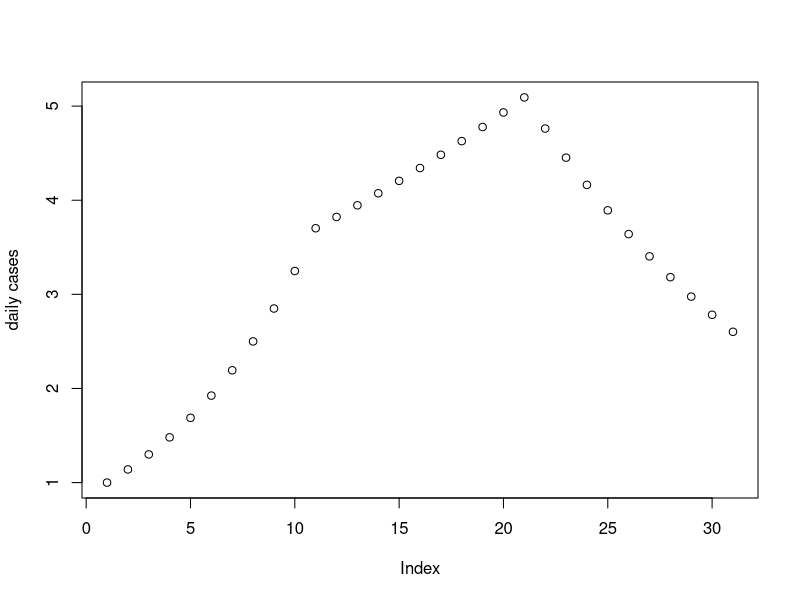
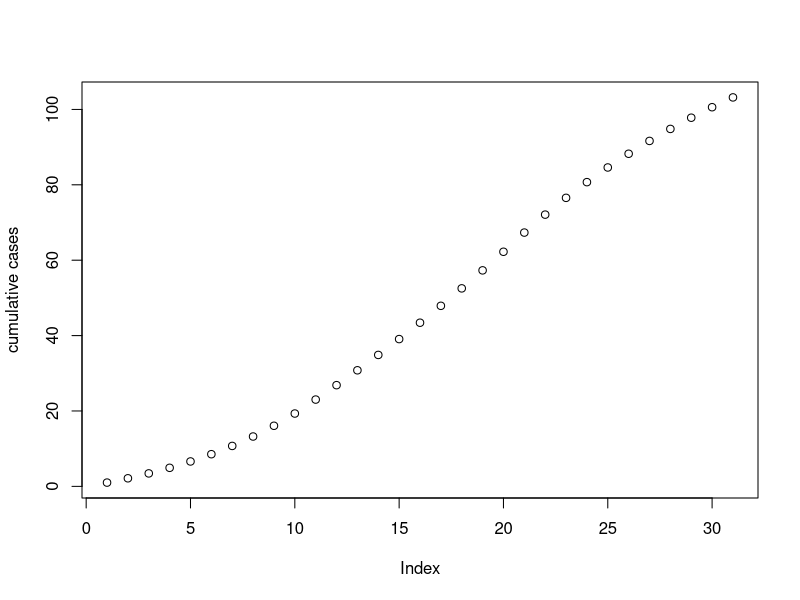
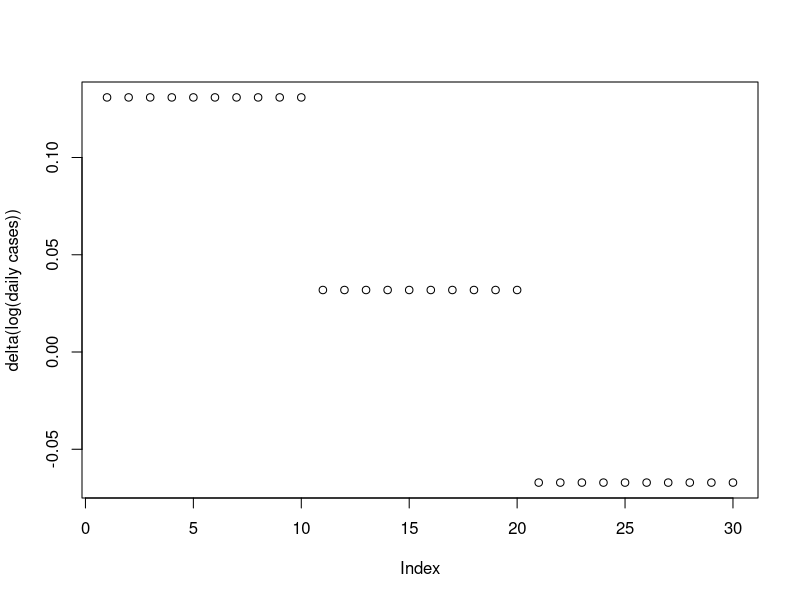
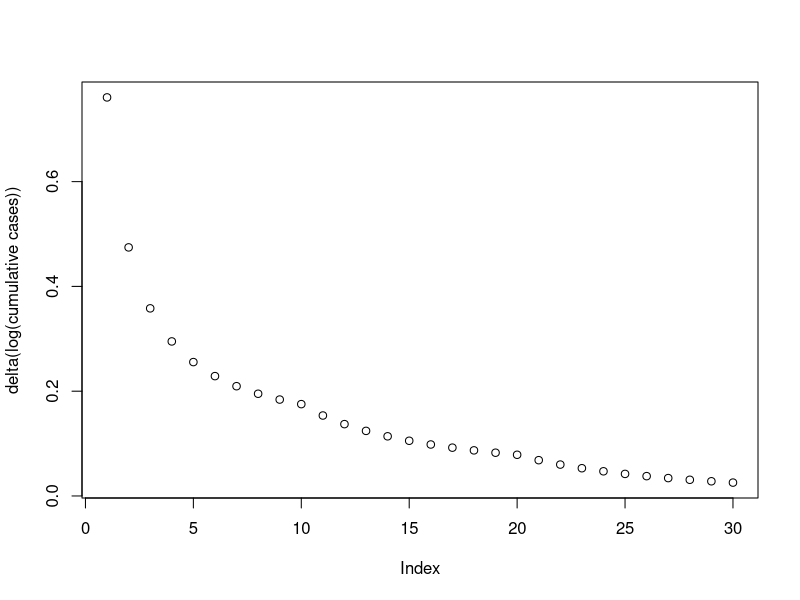
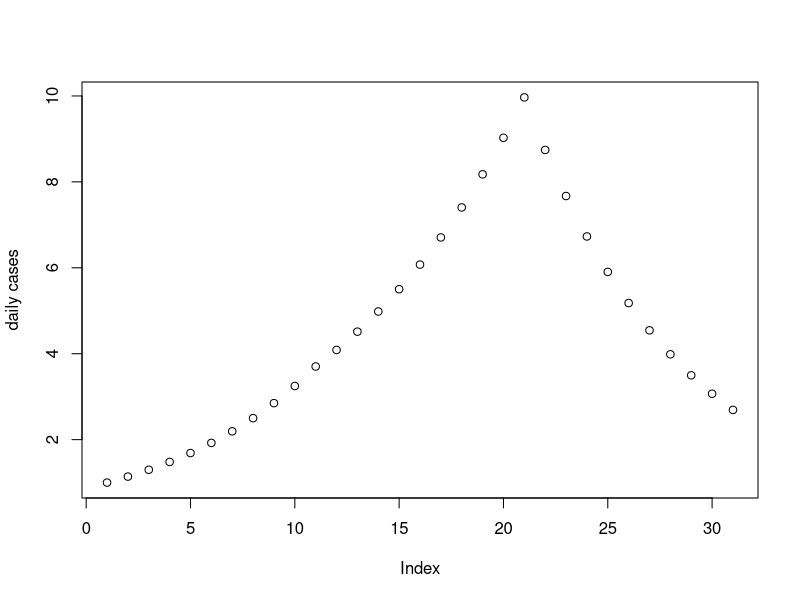
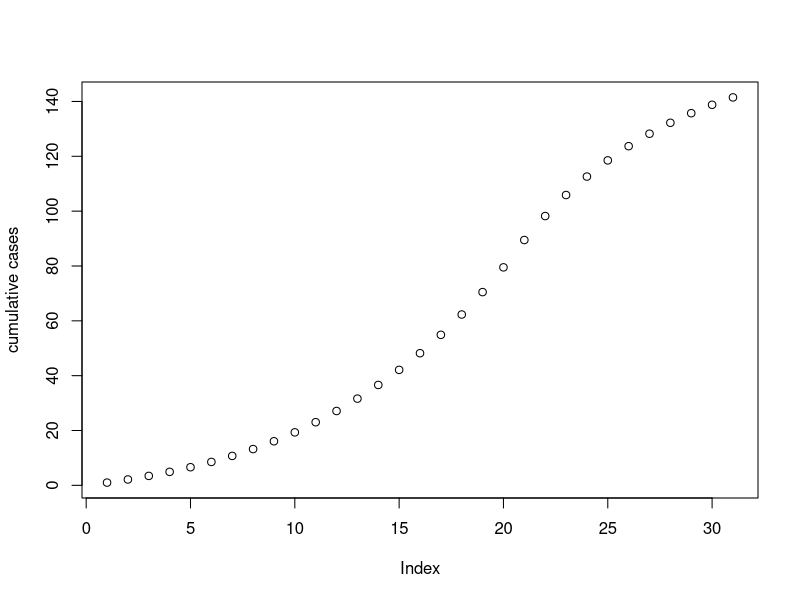
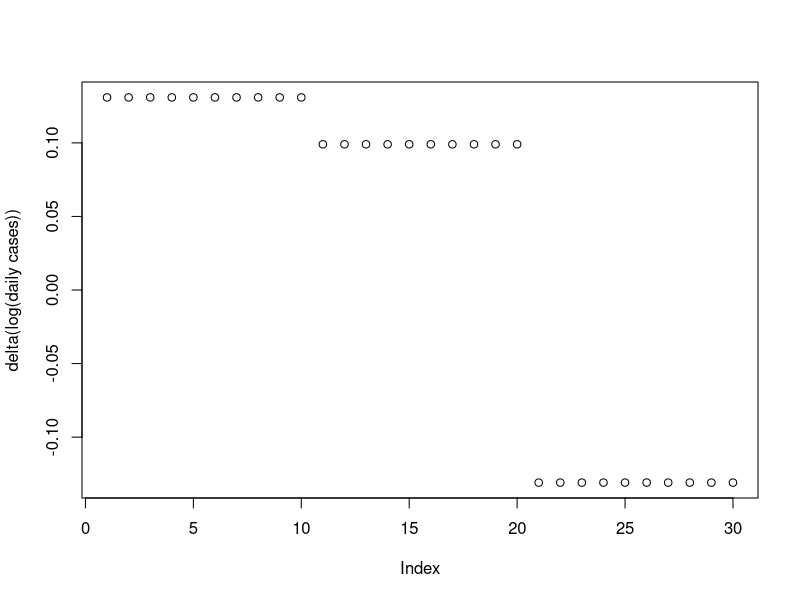
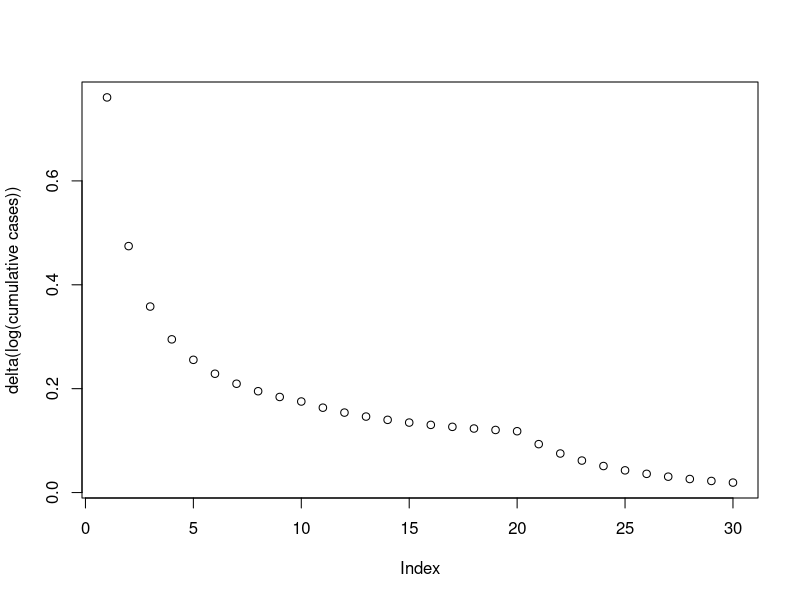

The R source for these figures, in order:
## ---- chunk 1
library(knitr)
# This class represents and Non-pharmacological intervention.
# The NPI is in place from day |start| to day |end| inclusive.
setClass("npi",
         slots = list(
           start = "numeric",
           end = "numeric",
           factor = "numeric"
         ))
# Convenient constructor for NPIs.
NPI <-
  function(start, end, factor)
    new("npi",
        start = start,
        end = end,
        factor = factor)

# Returns true if a day is impacted by |npi|
in_npi <- function(npi, i) {
  i >= npi@start && i <= npi@end
}

# Returns the last day impacted by any NPI in |npis|
npis_end <- function(npis) {
  max(sapply(npis, function(x) {
    x@end
  }))
}

# A vector of 0/1 for each day simulated. A day gets a 1 if the NPI is active on that day, 0 otherwise.
# Used as a predictor in the linear regression.
npi_pred <- function(npis, i) {
  last <- npis_end(npis)
  npi = npis[[i]]
  pred <- numeric()
  value = 0
  for (d in 1:last) {
    pred <- append(pred, (if (in_npi(npi, d))
      1
      else
        0))
  }
  pred
}

# Scales a growth rate so that it becomes |rate| every |period| days.
scale <- function(rate, period) {
  exp(log(rate) / period)
}

# Returns a vector of growth rates by combining |npis| with a base growth rate.
# All growth is scaled over |period| days.
createGrowthRates <- function(r0, npis, period) {
  last <- npis_end(npis)
  rates <- numeric()
  for (i in 1:last) {
    rate <- r0
    for (npi in npis) {
      if (in_npi(npi, i)) {
        rate <- rate * npi@factor
      }
    }
    rates <- append(rates, scale(rate, period))
  }
  rates
}

# Create a timeseries of cases based on the supplied vector of daily growth rates.
createCases <- function(rates) {
  cases <- c(1)
  for (rate in rates) {
    cases <- append(cases, tail(cases, 1) * rate)
  }
  cases
}

# Returns the coefficients for the impact of |npis| by applying linear regression to diff(log(|cases|)).
regress <- function(npis, cases) {
  d_l = diff(log(cases))
  npi1 <- npi_pred(npis, 1)
  npi2 <- npi_pred(npis, 2)
  d = data.frame(y = d_l,
                 npi1 = npi1,
                 npi2 = npi2)
  r.model <- lm(y ~ npi1 + npi2, data = d)
  r.model$coefficients
}

# Dump out some info on the coefficients.
renderRates <- function(c, period, title) {
  print(kable(c, caption=paste("Coefficients using ", title) ))
  rate_c = exp(c * period)
  print(kable(rate_c, caption=paste("Recovered multiplicative rate per ", period, " days using ", title)))
}

# Applying regression and print the results and comparisons.
regressAndRender <- function(npis, cases, period, title) {
  c <- regress(npis, cases)
  renderRates(c, period, title)
  c
}

# Apply the methodology to |npis| with a base growth rate of |r0|.
# Scale all rates to be per |period|
doOne <- function(npis, r0, period) {
  rates <- createGrowthRates(r0, npis, period)
  daily = createCases(rates)
  cumulative = cumsum(daily)
  
  plot(daily, ylab="daily cases")
  plot(cumulative, ylab="cumulative cases")
  
  d_l_daily <- diff(log(daily))
  d_l_cumulative <- diff(log(cumulative))
  
  plot(d_l_daily,ylab="delta(log(daily cases))")
  plot(d_l_cumulative, ylab="delta(log(cumulative cases))")

  c1 = regressAndRender(npis, daily, period, "daily")
  c2 = regressAndRender(npis, cumulative, period, "cumulative")
  list("c1"=c1, "c2"=c2)
}

npis <- c(NPI(11, 30, 0.5), NPI(21, 30, 0.5))
cs = doOne(npis, 2.5, 7)
## ---- chunk 2
npis <- c(NPI(11, 30, .8), NPI(21, 30, .2))
cs = doOne(npis, 2.5, 7)
